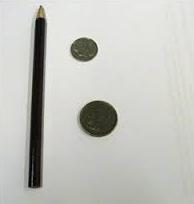
#> input picture Lab5/Ex3/Coins&pen.jpg, 194 x 204 px
$ python coinspen.py
#> lines starting #> are read from the running program, lines starting #| are printed output that depends on the picture; after the words box and inside, x2 and y2 are one past the last pixel; in counts of white or black regions, pixels touching at a corner belong together
import numpy as np
import cv2

#Open the image & threshold it
imgOriginal=cv2.imread("Coins&pen.jpg", 0)
#> imgOriginal: shape (204, 194); min 0, max 248, mean 194.2
retval, img=cv2.threshold(imgOriginal, 0, 255, cv2.THRESH_OTSU|cv2.THRESH_BINARY_INV)
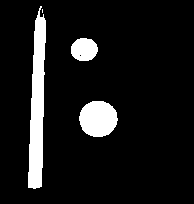
#> img: shape (204, 194); 9.5% white; 4 white regions (1 under 20 px), largest, box (x1, y1, x2, y2) and area: (28, 6, 46, 189) 2161, (79, 101, 118, 137) 1104, (71, 38, 98, 61) 497
#> retval = 129

#Create a proper kernel to get the image without the coins and the image without the pen for processing
#Then apply opening to it
kernel=cv2.getStructuringElement(cv2.MORPH_ELLIPSE, (15,15))
coinsImg=cv2.morphologyEx(img, cv2.MORPH_OPEN, kernel)
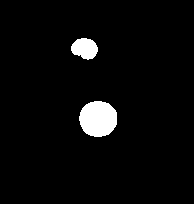
#> coinsImg: shape (204, 194); 3.9% white; 2 white regions, box (x1, y1, x2, y2) and area: (79, 101, 117, 137) 1093, (71, 38, 98, 60) 435
penImg=img-coinsImg
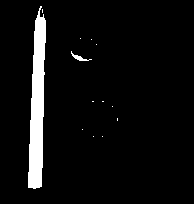
#> penImg: shape (204, 194); 5.7% white; 13 white regions (11 under 20 px), largest, box (x1, y1, x2, y2) and area: (28, 6, 46, 189) 2161, (71, 51, 92, 61) 59

#Open the pen image to get pen only
kernel = cv2.getStructuringElement(cv2.MORPH_ELLIPSE, (9, 9))
penImg = cv2.morphologyEx(penImg, cv2.MORPH_OPEN, kernel)
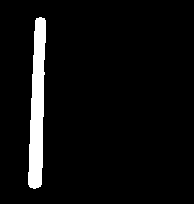
#> penImg: shape (204, 194); 5.4% white; 1 white region

#Get the borders of the pen and the coins
penContours=cv2.findContours(penImg, cv2.RETR_LIST, cv2.CHAIN_APPROX_NONE)
#> penContours = 1 contour; box (x1, y1, x2, y2) and area: (28, 17, 46, 189) 1946
coinContours=cv2.findContours(coinsImg, cv2.RETR_LIST, cv2.CHAIN_APPROX_NONE)
#> coinContours = 2 contours; box (x1, y1, x2, y2) and area: (79, 101, 117, 137) 1040, (71, 38, 98, 60) 400

temp = int(len(penContours[0][0])/4)
#> temp = 88

#Put the text over the recognized parts in the original image
cv2.putText(imgOriginal, "Pen", tuple(penContours[0][0][temp][0]), cv2.FONT_HERSHEY_SIMPLEX, 0.8, 100)
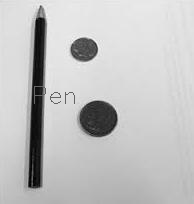
#> imgOriginal: shape (204, 194); min 0, max 248, mean 194
cv2.putText(imgOriginal, "Coin", tuple(coinContours[0][0][15][0]), cv2.FONT_HERSHEY_PLAIN, 1, 0)
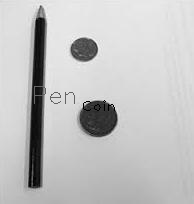
#> imgOriginal: shape (204, 194); 0.16% of pixels changed, all inside (x1, y1, x2, y2) = (83, 100, 115, 111)
cv2.putText(imgOriginal, "Coin", tuple(coinContours[0][1][15][0]), cv2.FONT_HERSHEY_PLAIN, 1, 0)
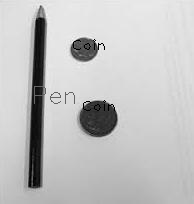
#> imgOriginal: shape (204, 194); 0.16% of pixels changed, all inside (x1, y1, x2, y2) = (73, 39, 105, 50)

cv2.imshow("Final Result", imgOriginal)
cv2.imwrite("Coins & Pen Identified.jpg", imgOriginal)
cv2.waitKey(0)
cv2.destroyAllWindows()
